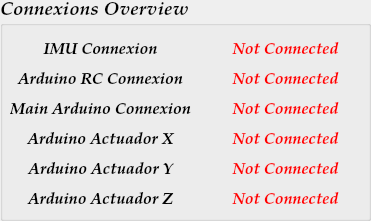
     <widget class="QGroupBox" name="Connexions_Overview">
      <property name="geometry">
       <rect>
        <x>10</x>
        <y>20</y>
        <width>371</width>
        <height>221</height>
       </rect>
      </property>
      <property name="font">
       <font>
        <family>URW Palladio L</family>
        <pointsize>14</pointsize>
        <weight>75</weight>
        <italic>true</italic>
        <bold>true</bold>
       </font>
      </property>
      <property name="title">
       <string>Connexions Overview</string>
      </property>
      <widget class="QLabel" name="IMU_label_1">
       <property name="geometry">
        <rect>
         <x>10</x>
         <y>40</y>
         <width>181</width>
         <height>21</height>
        </rect>
       </property>
       <property name="font">
        <font>
         <family>URW Palladio L</family>
         <pointsize>12</pointsize>
         <weight>75</weight>
         <italic>true</italic>
         <bold>true</bold>
        </font>
       </property>
       <property name="text">
        <string>IMU Connexion</string>
       </property>
       <property name="alignment">
        <set>Qt::AlignCenter</set>
       </property>
      </widget>
      <widget class="QLabel" name="RC_label_1">
       <property name="geometry">
        <rect>
         <x>10</x>
         <y>70</y>
         <width>181</width>
         <height>21</height>
        </rect>
       </property>
       <property name="font">
        <font>
         <family>URW Palladio L</family>
         <pointsize>12</pointsize>
         <weight>75</weight>
         <italic>true</italic>
         <bold>true</bold>
        </font>
       </property>
       <property name="text">
        <string>Arduino RC Connexion</string>
       </property>
       <property name="alignment">
        <set>Qt::AlignCenter</set>
       </property>
      </widget>
      <widget class="QLabel" name="MainArduino_label_1">
       <property name="geometry">
        <rect>
         <x>10</x>
         <y>100</y>
         <width>181</width>
         <height>21</height>
        </rect>
       </property>
       <property name="font">
        <font>
         <family>URW Palladio L</family>
         <pointsize>12</pointsize>
         <weight>75</weight>
         <italic>true</italic>
         <bold>true</bold>
        </font>
       </property>
       <property name="text">
        <string>Main Arduino Connexion</string>
       </property>
       <property name="alignment">
        <set>Qt::AlignCenter</set>
       </property>
      </widget>
      <widget class="QLabel" name="IMU_label_2">
       <property name="geometry">
        <rect>
         <x>220</x>
         <y>40</y>
         <width>131</width>
         <height>20</height>
        </rect>
       </property>
       <property name="font">
        <font>
         <family>URW Palladio L</family>
         <pointsize>12</pointsize>
         <weight>75</weight>
         <italic>true</italic>
         <bold>true</bold>
        </font>
       </property>
       <property name="styleSheet">
        <string notr="true">color:rgb(255, 0, 0)</string>
       </property>
       <property name="text">
        <string>Not Connected</string>
       </property>
       <property name="alignment">
        <set>Qt::AlignCenter</set>
       </property>
      </widget>
      <widget class="QLabel" name="RC_label_2">
       <property name="geometry">
        <rect>
         <x>220</x>
         <y>70</y>
         <width>131</width>
         <height>20</height>
        </rect>
       </property>
       <property name="font">
        <font>
         <family>URW Palladio L</family>
         <pointsize>12</pointsize>
         <weight>75</weight>
         <italic>true</italic>
         <bold>true</bold>
        </font>
       </property>
       <property name="styleSheet">
        <string notr="true">color:rgb(255, 0, 0)</string>
       </property>
       <property name="text">
        <string>Not Connected</string>
       </property>
       <property name="alignment">
        <set>Qt::AlignCenter</set>
       </property>
      </widget>
      <widget class="QLabel" name="MainArduino_label_2">
       <property name="geometry">
        <rect>
         <x>220</x>
         <y>100</y>
         <width>131</width>
         <height>20</height>
        </rect>
       </property>
       <property name="font">
        <font>
         <family>URW Palladio L</family>
         <pointsize>12</pointsize>
         <weight>75</weight>
         <italic>true</italic>
         <bold>true</bold>
        </font>
       </property>
       <property name="styleSheet">
        <string notr="true">color:#FF0000</string>
       </property>
       <property name="text">
        <string>Not Connected</string>
       </property>
       <property name="alignment">
        <set>Qt::AlignCenter</set>
       </property>
      </widget>
      <widget class="QLabel" name="Act_X_label_2">
       <property name="geometry">
        <rect>
         <x>220</x>
         <y>130</y>
         <width>131</width>
         <height>20</height>
        </rect>
       </property>
       <property name="font">
        <font>
         <family>URW Palladio L</family>
         <pointsize>12</pointsize>
         <weight>75</weight>
         <italic>true</italic>
         <bold>true</bold>
        </font>
       </property>
       <property name="styleSheet">
        <string notr="true">color:#FF0000</string>
       </property>
       <property name="text">
        <string>Not Connected</string>
       </property>
       <property name="alignment">
        <set>Qt::AlignCenter</set>
       </property>
      </widget>
      <widget class="QLabel" name="Act_X_label_1">
       <property name="geometry">
        <rect>
         <x>10</x>
         <y>130</y>
         <width>181</width>
         <height>21</height>
        </rect>
       </property>
       <property name="font">
        <font>
         <family>URW Palladio L</family>
         <pointsize>12</pointsize>
         <weight>75</weight>
         <italic>true</italic>
         <bold>true</bold>
        </font>
       </property>
       <property name="text">
        <string>Arduino Actuador X</string>
       </property>
       <property name="alignment">
        <set>Qt::AlignCenter</set>
       </property>
      </widget>
      <widget class="QLabel" name="Act_Y_label_1">
       <property name="geometry">
        <rect>
         <x>10</x>
         <y>160</y>
         <width>181</width>
         <height>21</height>
        </rect>
       </property>
       <property name="font">
        <font>
         <family>URW Palladio L</family>
         <pointsize>12</pointsize>
         <weight>75</weight>
         <italic>true</italic>
         <bold>true</bold>
        </font>
       </property>
       <property name="text">
        <string>Arduino Actuador Y</string>
       </property>
       <property name="alignment">
        <set>Qt::AlignCenter</set>
       </property>
      </widget>
      <widget class="QLabel" name="Act_Y_label_2">
       <property name="geometry">
        <rect>
         <x>220</x>
         <y>160</y>
         <width>131</width>
         <height>20</height>
        </rect>
       </property>
       <property name="font">
        <font>
         <family>URW Palladio L</family>
         <pointsize>12</pointsize>
         <weight>75</weight>
         <italic>true</italic>
         <bold>true</bold>
        </font>
       </property>
       <property name="styleSheet">
        <string notr="true">color:#FF0000</string>
       </property>
       <property name="text">
        <string>Not Connected</string>
       </property>
       <property name="alignment">
        <set>Qt::AlignCenter</set>
       </property>
      </widget>
      <widget class="QLabel" name="Act_Z_label_1">
       <property name="geometry">
        <rect>
         <x>10</x>
         <y>190</y>
         <width>181</width>
         <height>21</height>
        </rect>
       </property>
       <property name="font">
        <font>
         <family>URW Palladio L</family>
         <pointsize>12</pointsize>
         <weight>75</weight>
         <italic>true</italic>
         <bold>true</bold>
        </font>
       </property>
       <property name="text">
        <string>Arduino Actuador Z</string>
       </property>
       <property name="alignment">
        <set>Qt::AlignCenter</set>
       </property>
      </widget>
      <widget class="QLabel" name="Act_Z_label_2">
       <property name="geometry">
        <rect>
         <x>220</x>
         <y>190</y>
         <width>131</width>
         <height>20</height>
        </rect>
       </property>
       <property name="font">
        <font>
         <family>URW Palladio L</family>
         <pointsize>12</pointsize>
         <weight>75</weight>
         <italic>true</italic>
         <bold>true</bold>
        </font>
       </property>
       <property name="styleSheet">
        <string notr="true">color:#FF0000</string>
       </property>
       <property name="text">
        <string>Not Connected</string>
       </property>
       <property name="alignment">
        <set>Qt::AlignCenter</set>
       </property>
      </widget>
     </widget>
